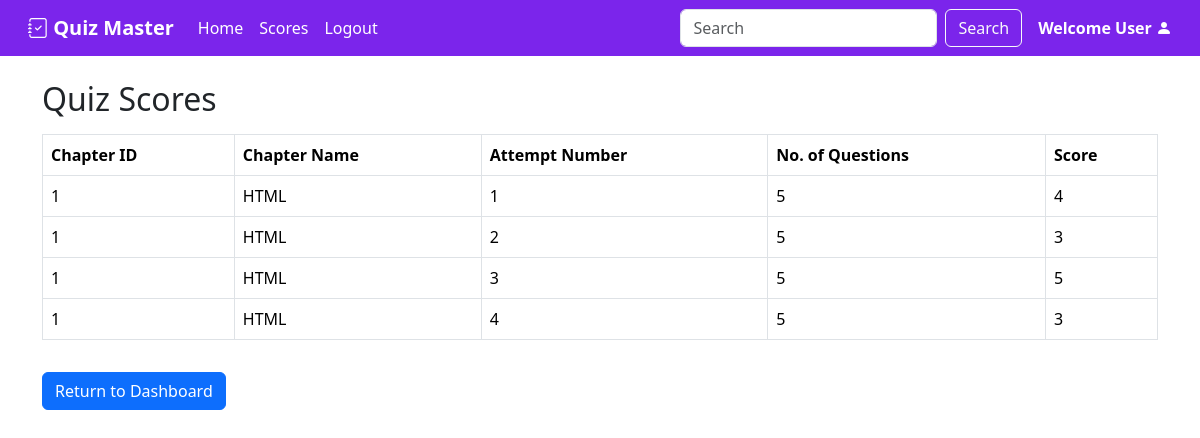
The page /user/user-scores (signed in) on the database its author committed.
### models/model.py (models this page shows)
class Score(db.Model):
    __tablename__ = 'score'
    user_id = db.Column(db.Integer, db.ForeignKey('user.id'), primary_key=True, nullable=False)
    chapter_id = db.Column(db.Integer, db.ForeignKey('chapter.id'), primary_key=True, nullable=False)
    attempt_number = db.Column(db.Integer, primary_key=True, nullable=False)
    total_scored = db.Column(db.Integer, nullable=False)
    chapter = db.relationship('Chapter', backref=db.backref('scores', lazy=True))
    user = db.relationship('User', backref=db.backref('scores', lazy=True))  # Ensure lazy loading

class Chapter(db.Model):
    __tablename__ = 'chapter'
    id = db.Column(db.Integer, primary_key=True)
    subject_id = db.Column(db.Integer, db.ForeignKey('subject.id'), nullable=False)
    name = db.Column(db.String(100), nullable=False)
    no_questions = db.Column(db.Integer, nullable=False)
    questions = db.relationship('Questions', backref='chapter', lazy=True)

### controllers/user.py (the view)
@user_bp.route('/user-scores', methods=['GET'])
def user_scores():
    user_id = session.get('user_id')
    if not user_id:
        flash('Please log in to view your scores.', 'warning')
        return redirect(url_for('auth.login'))
    scores = Score.query.filter_by(user_id=user_id).all()
    if not scores:
        flash('No scores available.', 'info')
        return redirect(url_for('user.dashboard'))
    return render_template('user_dashboard/user_score.html', scores=scores)

### templates/user_dashboard/user_score.html (shortened to what this page needs)
{% extends 'base_layout/base_user.html' %}
{% block user_scores %}
<div class="container mt-4">
    <h2 class="mb-3">Quiz Scores</h2>
    {% if scores %}
    <table class="table table-bordered">
        <thead>
            <tr>
                <th>Chapter ID</th>
                <th>Chapter Name</th>
                <th>Attempt Number</th>
                <th>No. of Questions</th>
                <th>Score</th>
            </tr>
        </thead>
        <tbody>
            {% for score in scores %}
            <tr>
                <td>{{ score.chapter_id }}</td>
                <td>{{ score.chapter.name }}</td>
                <td>{{ score.attempt_number }}</td>
                <td>{{ score.chapter.no_questions }}</td>
                <td>{{ score.total_scored }}</td>
            </tr>
            {% endfor %}
        </tbody>
    </table>
    {% else %}
    <p class="text-center text-muted">You have not attempted any quizzes yet.</p>
    {% endif %}
    <a href="{{ url_for('user.dashboard') }}" class="btn btn-primary mt-3">Return to Dashboard</a>
</div>
{% endblock %}

### rows shown on the page
Score: chapter_id "1", chapter.name "HTML", attempt_number "1", chapter.no_questions "5", total_scored "4"
Score: chapter_id "1", chapter.name "HTML", attempt_number "2", chapter.no_questions "5", total_scored "3"
Score: chapter_id "1", chapter.name "HTML", attempt_number "3", chapter.no_questions "5", total_scored "5"
Score: chapter_id "1", chapter.name "HTML", attempt_number "4", chapter.no_questions "5", total_scored "3"
